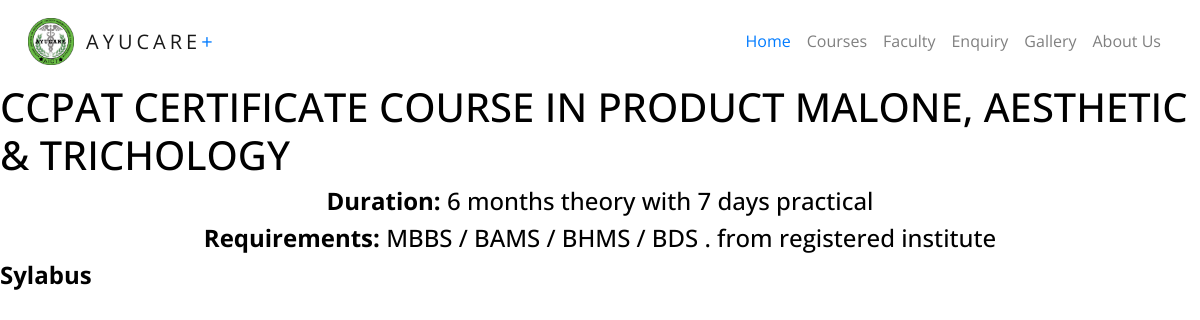
The app's page /course.php?id=12 with its own data.
### tables this page shows
CREATE TABLE `course` (
  `id` int(255) NOT NULL,
  `name` varchar(255) NOT NULL,
  `eligiblity` varchar(255) NOT NULL,
  `description` varchar(500) NOT NULL,
  `sylabus` varchar(4000) NOT NULL,
  `duration` varchar(255) NOT NULL,
  `active` int(255) NOT NULL
);

### server/Courses.php (called while the page is built, shortened)
<?php
    class Courses extends Connection{
        function getCourseDetails($id){
            $details = array();
            $conn = Connection::connect();
            $sql = "select * from course where id = $id";
            $res = $conn->query($sql);
            while($row = $res->fetch_array()){
                array_push($details,$row['id'],$row['name'],$row['eligiblity'],$row['description'],$row['duration'],$row['active'],$row['sylabus']);
            }
            return $details;
        }
    }
?>

### course.php (the view, shortened to what this page needs)
<!DOCTYPE html>
<html lang="en">
<head>
    <link rel="stylesheet" href="css/bootstrap.css">
    <link rel="stylesheet" href="css/animate.css">
    <link rel="stylesheet" href="css/owl.carousel.min.css">
    <link rel="stylesheet" href="css/bootstrap-datepicker.css">
    <link rel="stylesheet" href="css/jquery.timepicker.css">
    <link rel="stylesheet" href="fonts/ionicons/css/ionicons.min.css">
    <link rel="stylesheet" href="fonts/fontawesome/css/font-awesome.min.css">
    <link rel="stylesheet" href="fonts/flaticon/font/flaticon.css">
    <link rel="stylesheet" href="css/style.css">
</head>
<body>
<header role="banner">
      <nav class="navbar navbar-expand-lg navbar-light bg-light">
      <img src="img/ayucare-5.png" alt="" height="4%" width="4%" style="margin:1%;float:left">
          <a class="navbar-brand" href="index.html">Ayucare<span>+</span></a>
        <div class="container">
          <div class="collapse navbar-collapse" id="navbarsExample05">
            <ul class="navbar-nav ml-auto">
              <li class="nav-item">
                <a class="nav-link active" href="index.php">Home</a>
              </li>
              <li class="nav-item dropdown">
                <a class="nav-link" href="#section1">Courses</a>
              </li>
              <li class="nav-item dropdown">
                <a class="nav-link" href="#section2">Faculty</a>
              </li>
              <li class="nav-item">
                <a class="nav-link" href="#section3">Enquiry</a>
              </li>
              <li class="nav-item">
                <a class="nav-link" href="server/gallery1/">Gallery</a>
              </li>
              <li class="nav-item">
                <a class="nav-link" href="#section5">About Us</a>
              </li>
            </ul>
          </div>
        </div>
      </nav>
<?php
    if(isset($_GET['id'])){
        include 'server/Courses.php';
        $obj = new Courses;
        $details = $obj->getCourseDetails($id);
    }
?>
<h1><?php echo $details[1];?></h1><center>
<h4><b>Duration: </b><?php echo $details[4];?></h4>
<h4><b>Requirements: </b><?php echo $details[2];?></h4>
</center>
<h4><b>Sylabus</b></h4>
</body>
</html>

### css/style.css (style rules this page uses)
body { background: #fff; font-family: "Open Sans", Arial, sans-serif; font-weight: 400; font-size: 16px; line-height: 1.8; color: #868e96; }
a { -webkit-transition: .3s all ease; -o-transition: .3s all ease; transition: .3s all ease; text-decoration: none; }
h1, h2, h3, h4, h5 { color: #000; }
header { position: relative; top: 0; left: 0; width: 100%; z-index: 5; }
header .navbar-brand { text-transform: uppercase; letter-spacing: .2em; font-weight: 400; }
header .navbar-brand span { color: #007bff; }
header .navbar { padding-top: 0; padding-bottom: 0; background: white !important; }
header .navbar .nav-link { padding: 1.7rem 1rem; outline: none !important; }
header .navbar .nav-link.active { color: #007bff !important; }

### records on screen
course: name "CCPAT CERTIFICATE COURSE IN PRODUCT MALONE, AESTHETIC & TRICHOLOGY", duration "6 months theory with 7 days practical", eligiblity "MBBS / BAMS / BHMS / BDS . from registered institute"
